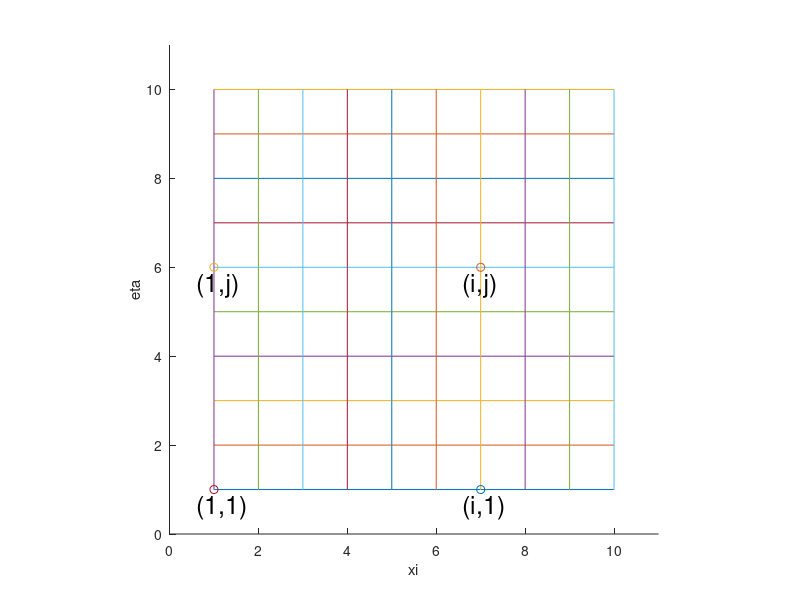

MATLAB code to generate this figure:
% f5_13
% Copyright S. Nakamura, 1995
set(gcf, 'NumberTitle','off','Name', 'Figure 5.13')

clear, clf, hold off
x= 1:0.1:5;
k = 1:10;
x=k/10;
hold on
for m=1:10
x=k;
y = ones(size(k))*m;
plot(x,y)

end

for k=1:10
 m=1:10;
%x=k/10 - m/50 + 2;
x=k*ones(size(m));

y = m;
plot(x,y)

end
m=1; k=1;
x=k;y=m;
plot(x,y,'o')
text(x-0.4,y-0.4,'(1,1)','FontSize',[18])
 
m=1; k=7;
x=k;y=m;
plot(x,y,'o')
text(x-0.4,y-0.4,'(i,1)','FontSize',[18])

m=6; k=7;
x=k;y=m;
plot(x,y,'o')
text(x-0.4,y-0.4,'(i,j)','FontSize',[18])

m=6; k=1;
x=k;y=m;
plot(x,y,'o')
text(x-0.4,y-0.4,'(1,j)','FontSize',[18])

xlabel('xi')

ylabel('eta')
axis('square')

axis([0 11 0 11])
%axis('off')
